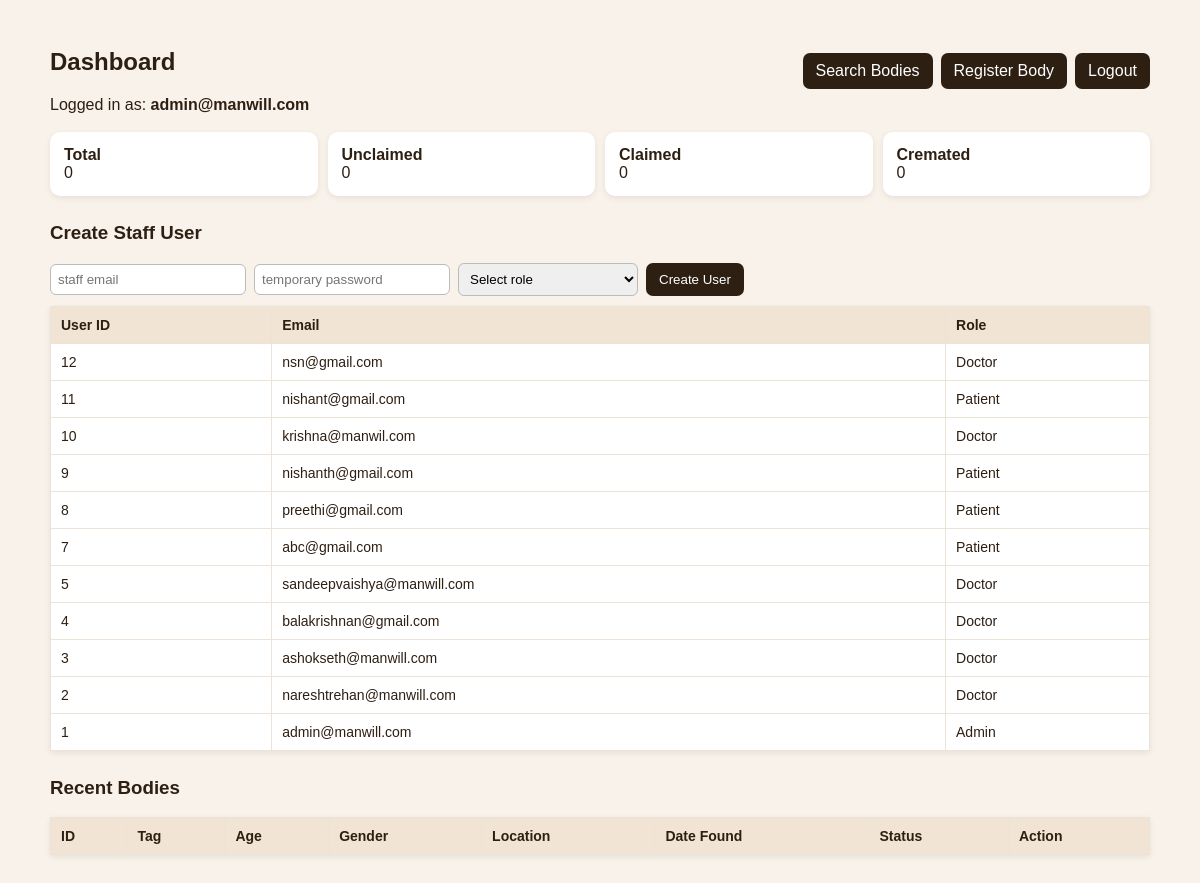
Page /dashboard (signed in) on the earlier database version.
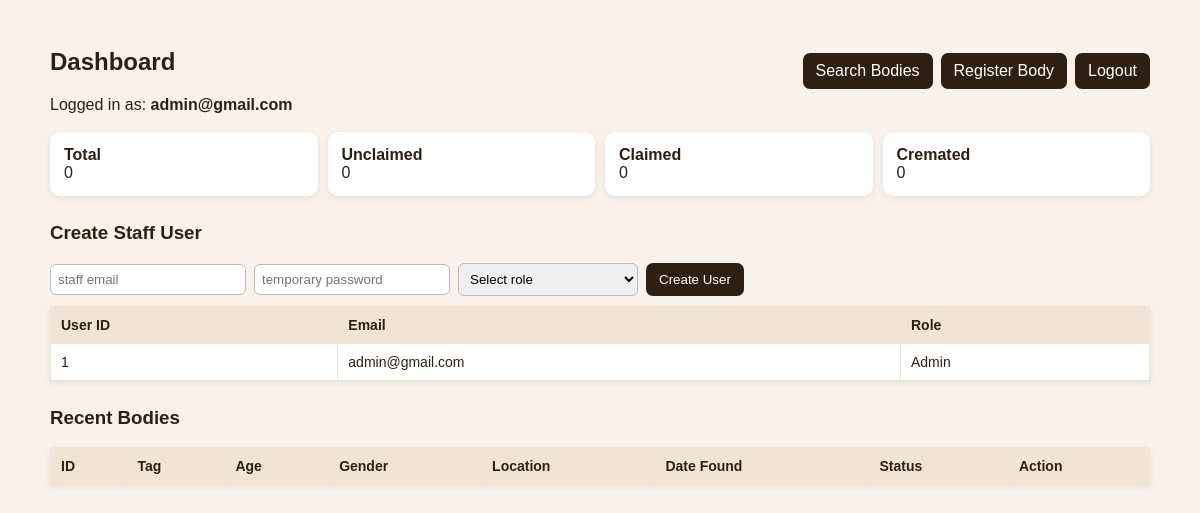
Same page on the later database version.
### app.py (models this page shows)
class User(db.Model):
    u_id = db.Column(db.Integer, primary_key=True)
    u_email = db.Column(db.String(120), unique=True, nullable=False)
    u_password = db.Column(db.String(255), nullable=False)
    fk_r_id = db.Column(db.Integer, db.ForeignKey(Role.r_id), nullable=False)
    role = db.relationship(Role, backref="users", lazy=True)

class Role(db.Model):
    r_id = db.Column(db.Integer, primary_key=True)
    rolename = db.Column(db.String(50), unique=True, nullable=False)

### app.py (the view, shortened to what this page needs)
@app.route("/dashboard")
def dashboard_page():
    role = current_role_name()
    mail = session.get("u_email")
    if not role:
        return redirect(url_for("login"))
    latest_bodies = DeadBody.query.order_by(DeadBody.body_id.desc()).limit(25).all()
    pending_claims = ClaimRequest.query.filter_by(status="Pending").order_by(ClaimRequest.claim_id.desc()).all()
    user_claims = []
    pending_claim_body_ids = set()
    user_claim_body_ids = set()
    users = []
    if role == "Admin":
        users = db.session.query(User, Role.rolename).join(Role, User.fk_r_id == Role.r_id).order_by(User.u_id.desc()).all()
    return render_template(
        "dashboard.html",
        role=role,
        mail=mail,
        total_bodies=DeadBody.query.count(),
        unclaimed=DeadBody.query.filter_by(status="Unclaimed").count(),
        claimed=DeadBody.query.filter_by(status="Claimed").count(),
        cremated=DeadBody.query.filter_by(status="Cremated").count(),
        latest_bodies=latest_bodies,
        pending_claims=pending_claims,
        user_claims=user_claims,
        pending_claim_body_ids=pending_claim_body_ids,
        user_claim_body_ids=user_claim_body_ids,
        users=users,
    )

### app.py (called while the page is built)
def get_or_create_csrf_token():
    token = session.get("csrf_token")
    if not token:
        token = secrets.token_urlsafe(32)
        session["csrf_token"] = token
    return token

@app.context_processor
def inject_csrf_token():
    return {"csrf_token": get_or_create_csrf_token()}

@app.before_request
def csrf_protect():
    if request.method != "POST":
        return
    token_in_session = session.get("csrf_token")
    token_from_form = request.form.get("csrf_token")
    if not token_in_session or not token_from_form or token_in_session != token_from_form:
        flash("Invalid CSRF token. Refresh and try again.", "error")
        return redirect(request.referrer or url_for("home_page"))

def current_role_name():
    role_name = session.get("role_name")
    if role_name:
        return role_name
    role_id = session.get("fk_r_id")
    if not role_id:
        return None
    role = Role.query.get(role_id)
    if role:
        session["role_name"] = role.rolename
        return role.rolename
    return None

### templates/dashboard.html (shortened to what this page needs)
<!DOCTYPE html>
<html lang="en">
<head>
</head>
<body>
    <div class="container">
        <div class="top">
            <div>
                <h2>Dashboard</h2>
                <div>Logged in as: <strong>{{ mail }}</strong></div>
            </div>
            <div class="row-actions">
                <a class="btn" href="/search_body">Search Bodies</a>
                {% if role in ["Admin", "Nurse", "Police"] %}
                <a class="btn" href="/add_body">Register Body</a>
                {% endif %}
                <a class="btn" href="/logout">Logout</a>
            </div>
        </div>
        <div class="cards">
            <div class="card"><strong>Total</strong><br>{{ total_bodies }}</div>
            <div class="card"><strong>Unclaimed</strong><br>{{ unclaimed }}</div>
            <div class="card"><strong>Claimed</strong><br>{{ claimed }}</div>
            <div class="card"><strong>Cremated</strong><br>{{ cremated }}</div>
        </div>
        {% if role == "Admin" %}
        <h3 class="section-title">Create Staff User</h3>
        <form method="post" action="/create_user" style="display: flex; gap: 8px; flex-wrap: wrap; align-items: center;">
            <input type="email" name="u_email" placeholder="staff email" required>
            <input type="password" name="u_password" placeholder="temporary password" required>
            <select name="role_name" required>
                <option value="">Select role</option>
            </select>
            <button class="btn" type="submit">Create User</button>
        </form>
        {% if users %}
        <table>
            <tr>
                <th>User ID</th>
                <th>Email</th>
                <th>Role</th>
            </tr>
            {% for user, role_name in users %}
            <tr>
                <td>{{ user.u_id }}</td>
                <td>{{ user.u_email }}</td>
                <td>{{ role_name }}</td>
            </tr>
            {% endfor %}
        </table>
        {% endif %}
        {% endif %}
        <h3 class="section-title">Recent Bodies</h3>
        <table>
            <tr>
                <th>ID</th>
                <th>Tag</th>
                <th>Age</th>
                <th>Gender</th>
                <th>Location</th>
                <th>Date Found</th>
                <th>Status</th>
                <th>Action</th>
            </tr>
        </table>
    </div>
</body>
</html>

### templates/dashboard.html (style rules this page uses)
body { margin: 0; font-family: Arial, sans-serif; background: #f8f2ea; color: #2e1f13; }
.container { max-width: 1100px; margin: 28px auto; padding: 0 16px 30px 16px; }
.top { display: flex; justify-content: space-between; align-items: center; margin-bottom: 18px; flex-wrap: wrap; gap: 12px; }
.btn { text-decoration: none; background: #2e1f13; color: #fff; border: 0; border-radius: 7px; padding: 9px 13px; cursor: pointer; }
.cards { display: grid; grid-template-columns: repeat(auto-fit, minmax(180px, 1fr)); gap: 10px; margin-bottom: 20px; }
.card { background: #fff; border-radius: 10px; padding: 14px; box-shadow: 0 2px 6px rgba(0, 0, 0, 0.08); }
table { width: 100%; border-collapse: collapse; background: #fff; margin-top: 10px; box-shadow: 0 2px 6px rgba(0, 0, 0, 0.08); }
th, td { border: 1px solid #ece3d8; padding: 10px; text-align: left; vertical-align: top; font-size: 14px; }
th { background: #f1e4d4; }
.row-actions { display: flex; gap: 8px; flex-wrap: wrap; }
input[type="email"], input[type="password"], select { padding: 7px; border-radius: 6px; border: 1px solid #bbb; width: 180px; }
.section-title { margin-top: 26px; }

Differences in the rows shown:
removed User: u_id "12", u_email "nsn@gmail.com", rolename "Doctor"
removed User: u_id "11", u_email "nishant@gmail.com", rolename "Patient"
removed User: u_id "10", u_email "krishna@manwil.com", rolename "Doctor"
removed User: u_id "9", u_email "nishanth@gmail.com", rolename "Patient"
removed User: u_id "8", u_email "preethi@gmail.com", rolename "Patient"
removed User: u_id "7", u_email "abc@gmail.com", rolename "Patient"
removed User: u_id "5", u_email "sandeepvaishya@manwill.com", rolename "Doctor"
removed User: u_id "4", u_email "balakrishnan@gmail.com", rolename "Doctor"
removed User: u_id "3", u_email "ashokseth@manwill.com", rolename "Doctor"
removed User: u_id "2", u_email "nareshtrehan@manwill.com", rolename "Doctor"
changed User "Admin": u_email "admin@manwill.com" → "admin@gmail.com"
